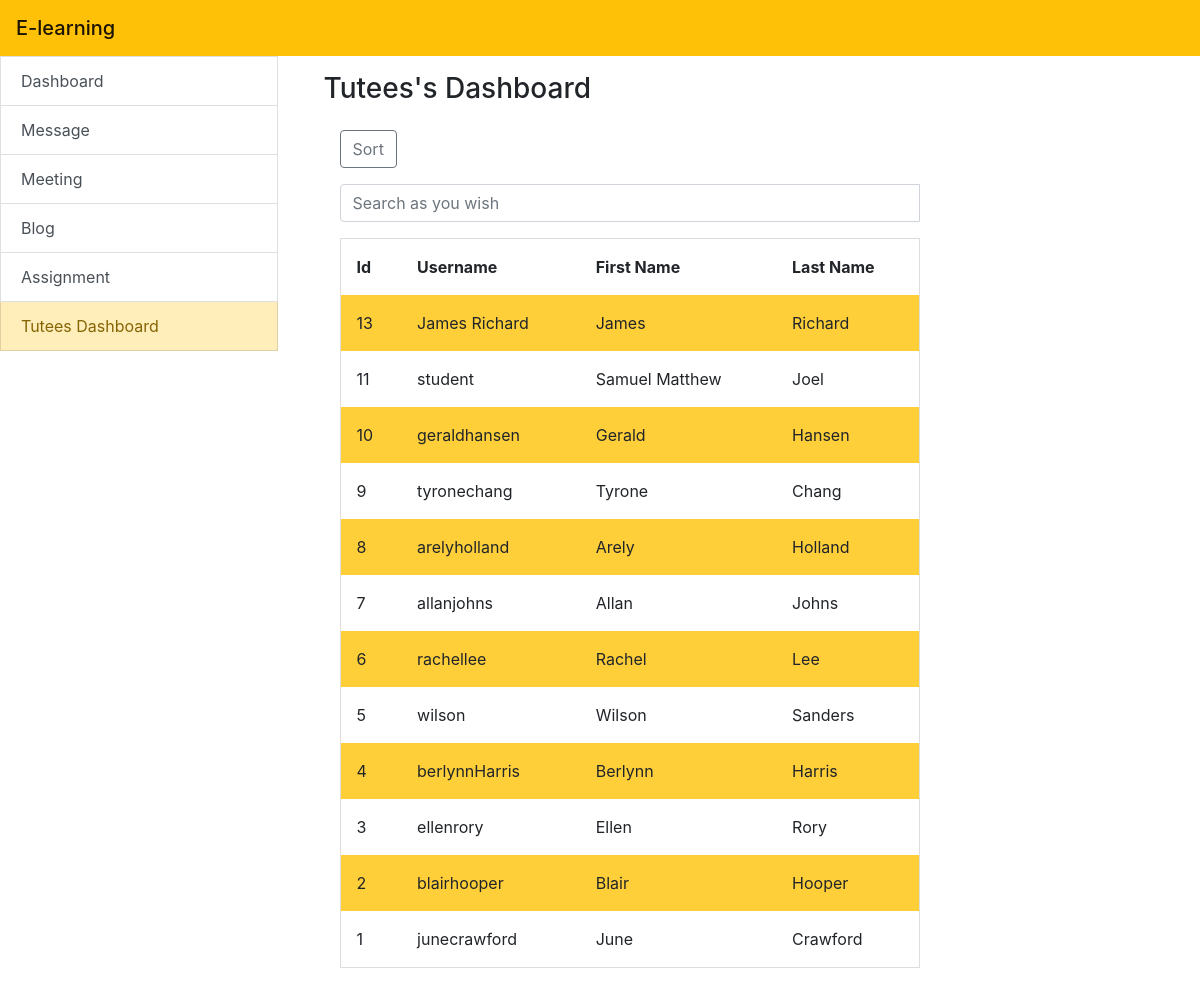
Page /lecture_tuteeList.php on the committed database.
### tables this page shows
CREATE TABLE `student` (
  `studId` int(11) NOT NULL,
  `username` varchar(50) NOT NULL,
  `password` varchar(50) NOT NULL,
  `firstName` varchar(50) NOT NULL,
  `lastName` varchar(50) NOT NULL,
  `email` varchar(50) NOT NULL,
  `role` varchar(30) NOT NULL DEFAULT 'student',
  `Tutor` int(11) NOT NULL
);

### include/function.php (called while the page is built, shortened)
<?php
include_once 'database.php';
function query($sql) {
  global $connection;
  return mysqli_query($connection, $sql);
}
function fetch_array($result){
  return mysqli_fetch_array($result);
}
 ?>

### lecture_tuteeList.php (the view, shortened to what this page needs)
<?php
include 'include/header.php';
?>
<div class="container-fluid row">
	<div class="list-group col-3">
		<?php include 'include/sidebar.php'; ?>
	</div>
		<div class="col-9">
		<div class="container p-3">
			<h3>Tutees's Dashboard</h3>
	<div class="col-20">
    <div class="container p-3">
<div class="row">
  <div class="col-9">
  <button class="btn btn-outline-secondary" onclick="sortTable"type="button" id="button-addon3">Sort</button> </p>
 <div class="input-group mb-3">
  <input type="text" class="form-control" id="myInput" onkeyup="myFunction()" placeholder="Search as you wish"> </p>
</div>
<body>
  <form action="lecture_tuteeList.php" method="post">
            <table id ="theTable">
              <tr>
                    <th>Id</th>
                    <th>Username</th>
                    <th>First Name</th>
                    <th>Last Name</th>
                </tr>
  <?php
    $query = query("SELECT * FROM student ORDER BY studId DESC");
 while ($row = fetch_array($query)) {
		$studId = $row ['studId'];
		$username = $row['username'];
		$firstName = $row['firstName'];
		$lastName = $row['lastName'];
?>
                <tr>
                    <td><?php echo $studId?></td>
                    <td><?php echo $username?></td>
                    <td><?php echo $firstName?></td>
                    <td><?php echo $lastName?></td>
                </tr>
                <?php
			}
				?>
            </table>
        </form>
<?php
	include './include/footer.php';
	?>

### lecture_tuteeList.php (style rules this page uses)
table { border-spacing: 0; width: 100%; border: 1px solid #ddd; }
th, td { text-align: left; padding: 16px; }
tr:nth-child(even) { background-color: #FFCF3A }

### rows in the picture
student: studId "13", username "James Richard", firstName "James", lastName "Richard"
student: studId "11", username "student", firstName "Samuel Matthew", lastName "Joel"
student: studId "10", username "geraldhansen", firstName "Gerald", lastName "Hansen"
student: studId "9", username "tyronechang", firstName "Tyrone", lastName "Chang"
student: studId "8", username "arelyholland", firstName "Arely", lastName "Holland"
student: studId "7", username "allanjohns", firstName "Allan", lastName "Johns"
student: studId "6", username "rachellee", firstName "Rachel", lastName "Lee"
student: studId "5", username "wilson", firstName "Wilson", lastName "Sanders"
student: studId "4", username "berlynnHarris", firstName "Berlynn", lastName "Harris"
student: studId "3", username "ellenrory", firstName "Ellen", lastName "Rory"
student: studId "2", username "blairhooper", firstName "Blair", lastName "Hooper"
student: studId "1", username "junecrawford", firstName "June", lastName "Crawford"

### other values in the picture
$value "Dashboard"
$value "Message"
$value "Meeting"
$value "Blog"
$value "Assignment"
$value "Tutees Dashboard"
